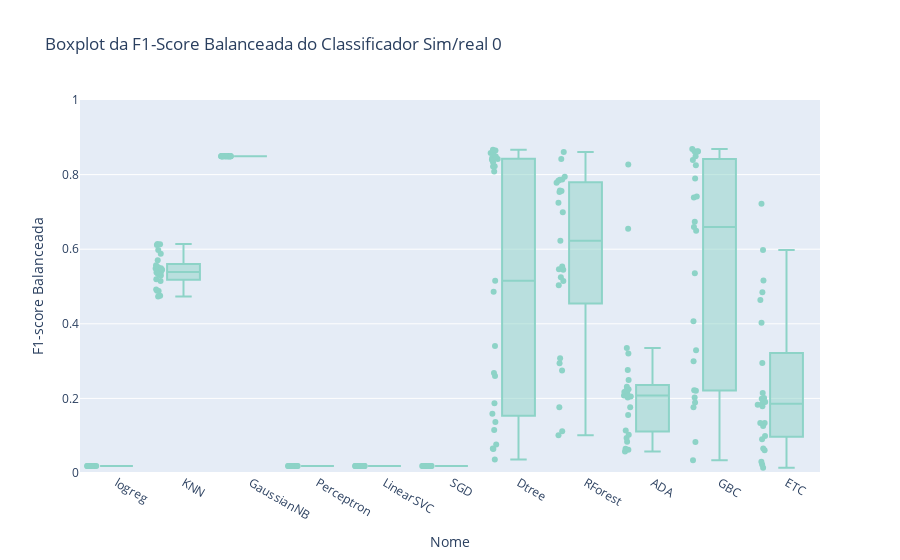
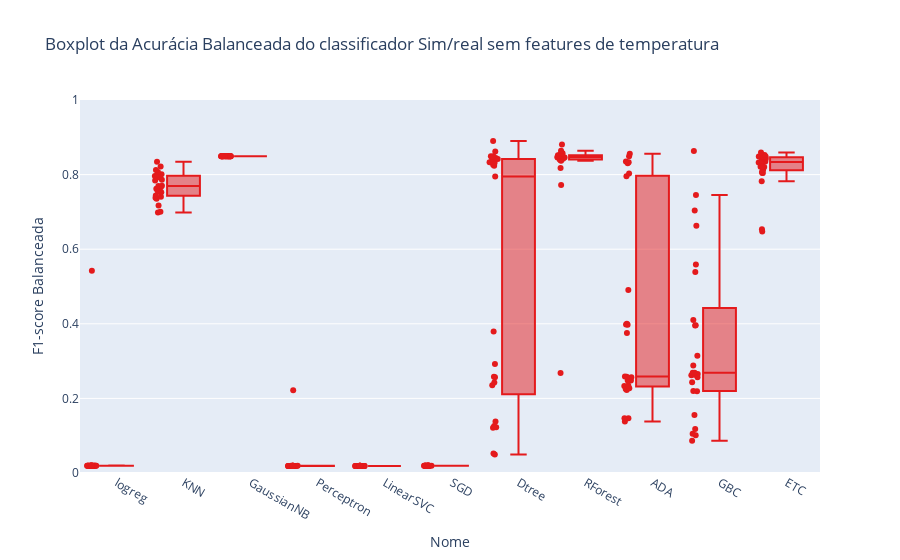

Write notebook code for charts like these, in order.
### Markdown cell above
## Gráficos treinamentos simulados e testes reais

### Code cell
# Criar boxplot da acurácia por modelo sim/real 
# fig = px.box(df6, x='Nome', y='Acurácia Balanceada', points='all', title='Boxplot da Acurácia Balanceada do classificador Sim/real 0',color_discrete_sequence=px.colors.qualitative.Set3)
# fig.update_yaxes(range=[0, 1])
# fig.show()

# fig = px.box(df9, x='Nome', y='Acurácia Balanceada', points='all', title='Boxplot da Acurácia Balanceada do classificador Sim/real sem features de temperatura',color_discrete_sequence=px.colors.qualitative.Set1)
# fig.update_yaxes(range=[0, 1])
# fig.show()

# fig = px.box(df3, x='Nome', y='Acurácia Balanceada', points='all', title='Boxplot da Acurácia Balanceada do classificador Sim/real')
# fig.update_yaxes(range=[0, 1])
# fig.show()

fig = px.box(df6, x='Nome', y='F1-score Balanceada', points='all', title='Boxplot da F1-Score Balanceada do Classificador Sim/real 0',color_discrete_sequence=px.colors.qualitative.Set3)
fig.update_yaxes(range=[0, 1])
fig.show()

fig = px.box(df9, x='Nome', y='F1-score Balanceada', points='all', title='Boxplot da Acurácia Balanceada do classificador Sim/real sem features de temperatura',color_discrete_sequence=px.colors.qualitative.Set1)
fig.update_yaxes(range=[0, 1])
fig.show()

# fig = px.box(df12, x='Nome', y='F1-score Balanceada', points='all', title='Boxplot da F1-Score Balanceada do Classificador Sim/real sem features de pressão',color_discrete_sequence=px.colors.qualitative.Set1_r)
# fig.update_yaxes(range=[0, 1])
# fig.show()

fig = px.box(df3, x='Nome', y='F1-score Balanceada', points='all', title='Boxplot da F1-Score Balanceada do Classificador Sim/real')
fig.update_yaxes(range=[0, 1])
fig.show()

### Figure 1 — Plotly figure (JSON) as saved in the notebook; plotly's stock layout.template omitted (floating-point values rounded to 4 significant figures; data arrays with more than 128 entries replaced by an {"elided": "..."} marker saying what was removed)
{"data": [{"alignmentgroup": "True", "boxpoints": "all", "hovertemplate": "Nome=%{x}<br>F1-score Balanceada=%{y}<extra></extra>", "legendgroup": "", "marker": {"color": "rgb(141,211,199)"}, "name": "", "notched": false, "offsetgroup": "", "orientation": "v", "showlegend": false, "type": "box", "x": {"elided": "275 str values"}, "x0": " ", "xaxis": "x", "y": {"elided": "275 float values"}, "y0": " ", "yaxis": "y"}], "layout": {"boxmode": "group", "legend": {"tracegroupgap": 0}, "title": {"text": "Boxplot da F1-Score Balanceada do Classificador Sim/real 0"}, "xaxis": {"anchor": "y", "domain": [0, 1], "title": {"text": "Nome"}}, "yaxis": {"anchor": "x", "domain": [0, 1], "range": [0, 1], "title": {"text": "F1-score Balanceada"}}}}

### Figure 2 — Plotly figure (JSON) as saved in the notebook; plotly's stock layout.template omitted (floating-point values rounded to 4 significant figures; data arrays with more than 128 entries replaced by an {"elided": "..."} marker saying what was removed)
{"data": [{"alignmentgroup": "True", "boxpoints": "all", "hovertemplate": "Nome=%{x}<br>F1-score Balanceada=%{y}<extra></extra>", "legendgroup": "", "marker": {"color": "rgb(228,26,28)"}, "name": "", "notched": false, "offsetgroup": "", "orientation": "v", "showlegend": false, "type": "box", "x": {"elided": "275 str values"}, "x0": " ", "xaxis": "x", "y": {"elided": "275 float values"}, "y0": " ", "yaxis": "y"}], "layout": {"boxmode": "group", "legend": {"tracegroupgap": 0}, "title": {"text": "Boxplot da Acurácia Balanceada do classificador Sim/real sem features de temperatura"}, "xaxis": {"anchor": "y", "domain": [0, 1], "title": {"text": "Nome"}}, "yaxis": {"anchor": "x", "domain": [0, 1], "range": [0, 1], "title": {"text": "F1-score Balanceada"}}}}
